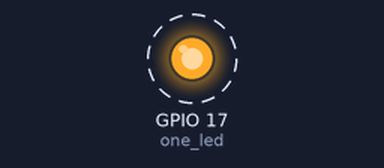
Bench run of a program on a simulated Raspberry Pi (BCM pin numbers). On the bench: output pins drawn as LEDs (lit = HIGH). Dashed ring = blinking. What the program prints to the terminal is not drawn.

Above: at 0.16 s.
Timing chart, 0 to 3.0 s (numbered marks = the images above):
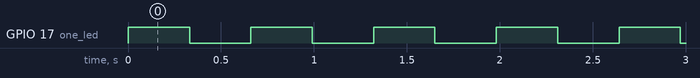

The program:

one-led-blinking.py
```python
#!/usr/bin/python3

import gpiozero, time

one_led = gpiozero.LED(17)

print("LED blinker")
print("Ctrl C to quit")

ontime = 0.33 # seconds
offtime = 0.33 # seconds

while True:
    one_led.on()
    time.sleep(ontime)
    one_led.off()
    time.sleep(offtime)
```

Measured:
- by itself, GPIO 17 (one_led): alternates HIGH for 0.33 s and LOW for 0.33 s
